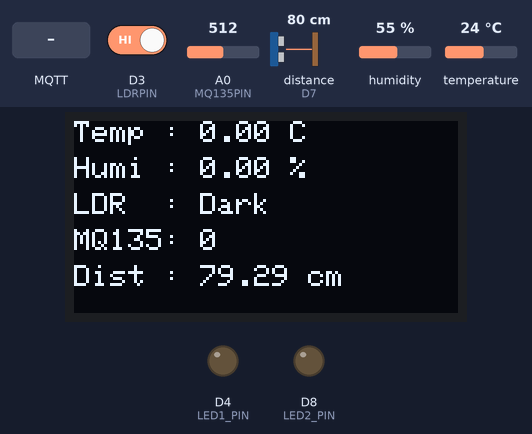
A sketch run on a simulated ESP8266 (NodeMCU). Shown: 128×64 one-colour display, output pins drawn as LEDs (lit = HIGH). Wiring (inferred from the names in the program): ultrasonic range finder: trigger D6; echo D7. Inputs (shaded band) come from the test bench; at power-on: distance to the obstacle (sensor on D7) 80 cm, D3 (LDRPIN) HIGH, humidity 55 %, A0 (MQ135PIN) = 512, temperature 24 °C. The echo pulse lasts 58.3 µs per cm; WiFi joins after 1.5 s; servers stay silent unless stated; random numbers use the default seed unless the sketch sets one; no MQTT or app messages arrive unless stated; pins used as bus, display or sensor lines are not drawn; what the sketch prints to the serial monitor is not drawn.

Above: at 5.9 s.
6.0 s: distance to the obstacle (sensor on D7) set to 17 cm
At 7.1 s:
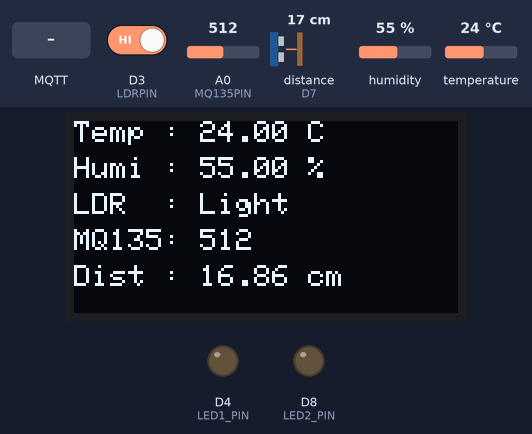
7.8 s: distance to the obstacle (sensor on D7) set to 14 cm
At 8.5 s:
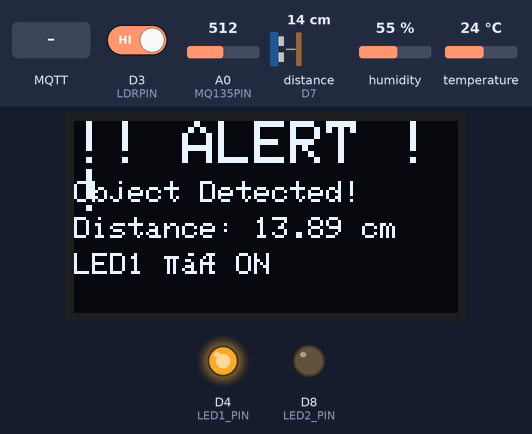
9.3 s: MQTT message "1" arrives on the first subscribed topic
At 10.2 s:
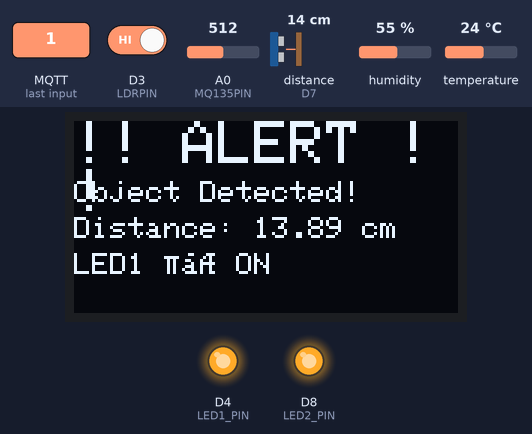
10.8 s: distance to the obstacle (sensor on D7) set to 18 cm
At 11.7 s:
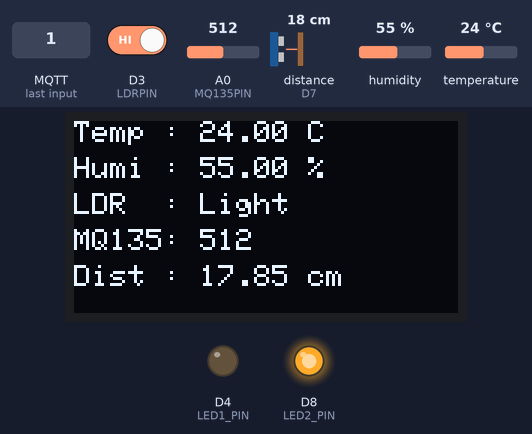
12.3 s: D3 (LDRPIN) driven LOW
At 17.0 s:
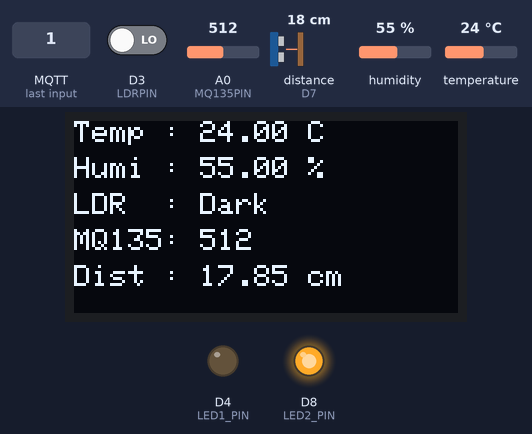
17.3 s: humidity set to 22 %
At 21.3 s:
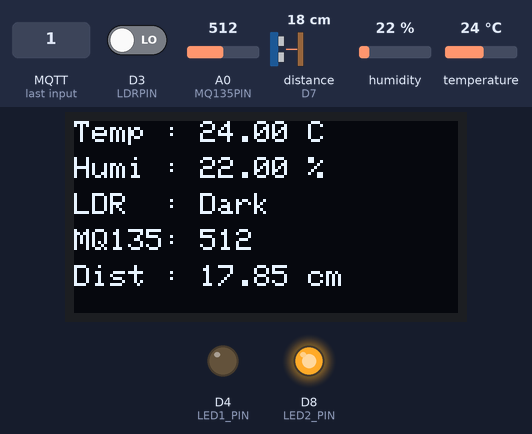
Timing chart, 0 to 22.8 s (numbered marks = the images above; inputs shaded):
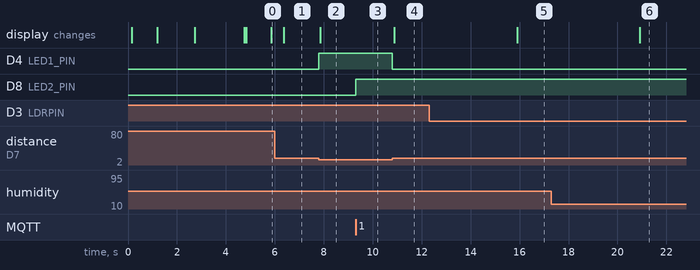

The sketch:

2_iot_project.ino
```cpp
#include <ESP8266WiFi.h>
#include <PubSubClient.h>
#include <DHT.h>
#include <Wire.h>
#include <Adafruit_GFX.h>
#include <Adafruit_SSD1306.h>

// ─────────────────────────────────────────
//  OLED CONFIG
// ─────────────────────────────────────────
#define SCREEN_WIDTH  128
#define SCREEN_HEIGHT  64
#define OLED_RESET     -1
Adafruit_SSD1306 display(SCREEN_WIDTH, SCREEN_HEIGHT, &Wire, OLED_RESET);

// ─────────────────────────────────────────
//  PIN DEFINITIONS
// ─────────────────────────────────────────
#define DHTPIN        D5    // DHT11 Data Pin
#define DHTTYPE       DHT11
#define LDRPIN        D3    // LDR Digital Pin
#define MQ135PIN      A0    // MQ135 Analog Pin
#define TRIG_PIN      D6    // Ultrasonic Trigger
#define ECHO_PIN      D7    // Ultrasonic Echo
#define LED1_PIN      D4    // External LED - Ultrasonic (Active HIGH)
#define LED2_PIN      D8    // External LED - Node-RED Switch Control
// OLED SDA → D2, SCL → D1 (I2C default)

// ─────────────────────────────────────────
//  WIFI & MQTT CONFIG
// ─────────────────────────────────────────
const char* ssid        = "RSMaurya";
const char* password    = "RS8808044818";
const char* mqtt_server = "broker.hivemq.com";

// ─────────────────────────────────────────
//  MQTT TOPICS
// ─────────────────────────────────────────
#define TOPIC_TEMP      "tempNode"
#define TOPIC_HUMI      "humiNode"
#define TOPIC_LDR       "ldrNode"
#define TOPIC_MQ135     "mq135Node"
#define TOPIC_DISTANCE  "distanceNode"
#define TOPIC_LED1      "led1StatusNode"
#define TOPIC_LED2_SUB  "led2ControlNode"

// ─────────────────────────────────────────
//  OBJECTS
// ─────────────────────────────────────────
DHT dht(DHTPIN, DHTTYPE);
WiFiClient espClient;
PubSubClient client(espClient);

long lastMsg    = 0;
long lastOLED   = 0;
bool objectDetected = false;
float lastTemp  = 0;
float lastHumi  = 0;
String lastLDR  = "Dark";
int lastMQ135   = 0;
float lastDist  = 0;

// ─────────────────────────────────────────
//  OLED DISPLAY
// ─────────────────────────────────────────
void updateOLED(bool detected, float dist) {
  display.clearDisplay();
  display.setTextColor(SSD1306_WHITE);

  if (detected) {
    // ── Object Detected Screen ──
    display.setTextSize(2);
    display.setCursor(0, 0);
    display.println("!! ALERT !!");
    display.setTextSize(1);
    display.setCursor(0, 20);
    display.println("Object Detected!");
    display.setCursor(0, 32);
    display.print("Distance: ");
    display.print(dist);
    display.println(" cm");
    display.setCursor(0, 44);
    display.println("LED1 → ON");
  } else {
    // ── Normal Sensor Screen ──
    display.setTextSize(1);
    display.setCursor(0, 0);
    display.print("Temp : ");
    display.print(lastTemp);
    display.println(" C");

    display.setCursor(0, 12);
    display.print("Humi : ");
    display.print(lastHumi);
    display.println(" %");

    display.setCursor(0, 24);
    display.print("LDR  : ");
    display.println(lastLDR);

    display.setCursor(0, 36);
    display.print("MQ135: ");
    display.println(lastMQ135);

    display.setCursor(0, 48);
    display.print("Dist : ");
    display.print(lastDist);
    display.println(" cm");
  }

  display.display();
}

// ─────────────────────────────────────────
//  WIFI SETUP
// ─────────────────────────────────────────
void setup_wifi() {
  delay(10);
  Serial.println();
  Serial.print("📶 Connecting to WiFi: ");
  Serial.println(ssid);

  // Show on OLED
  display.clearDisplay();
  display.setTextSize(1);
  display.setCursor(0, 0);
  display.println("Connecting WiFi...");
  display.println(ssid);
  display.display();

  WiFi.mode(WIFI_STA);
  WiFi.begin(ssid, password);

  int attempts = 0;
  while (WiFi.status() != WL_CONNECTED) {
    delay(500);
    Serial.print(".");
    attempts++;
    if (attempts > 20) {
      Serial.println("\n❌ WiFi Failed! Restarting...");
      ESP.restart();
    }
  }

  Serial.println("\n✅ WiFi Connected!");
  Serial.print("📍 IP: ");
  Serial.println(WiFi.localIP());

  // Show IP on OLED
  display.clearDisplay();
  display.setTextSize(1);
  display.setCursor(0, 0);
  display.println("WiFi Connected!");
  display.setCursor(0, 16);
  display.println(WiFi.localIP());
  display.display();
  delay(2000);
}

// ─────────────────────────────────────────
//  MQTT CALLBACK (Node-RED → ESP)
// ─────────────────────────────────────────
void callback(char* topic, byte* payload, unsigned int length) {
  String message = "";
  for (unsigned int i = 0; i < length; i++) {
    message += (char)payload[i];
  }

  Serial.print("📩 MQTT Received [");
  Serial.print(topic);
  Serial.print("]: ");
  Serial.println(message);

  if (String(topic) == TOPIC_LED2_SUB) {
    if (message == "1" || message == "true" || message == "ON") {
      digitalWrite(LED2_PIN, HIGH);
      Serial.println("💡 LED2 → ON");
    } else {
      digitalWrite(LED2_PIN, LOW);
      Serial.println("💡 LED2 → OFF");
    }
  }
}

// ─────────────────────────────────────────
//  MQTT RECONNECT
// ─────────────────────────────────────────
void reconnect() {
  int tries = 0;
  while (!client.connected()) {
    Serial.print("🔌 Connecting to MQTT...");

    display.clearDisplay();
    display.setTextSize(1);
    display.setCursor(0, 0);
    display.println("Connecting MQTT...");
    display.display();

    String clientId = "ESP8266-" + String(random(0xffff), HEX);

    if (client.connect(clientId.c_str())) {
      Serial.println("✅ MQTT Connected!");
      client.subscribe(TOPIC_LED2_SUB);
      Serial.println("📡 Subscribed: " + String(TOPIC_LED2_SUB));

      display.clearDisplay();
      display.setCursor(0, 0);
      display.println("MQTT Connected!");
      display.display();
      delay(1000);

    } else {
      Serial.print("❌ Failed! rc=");
      Serial.print(client.state());
      Serial.println(" Retry in 3 sec...");
      tries++;
      if (tries > 5) {
        Serial.println("⚠️ Too many failures. Restarting...");
        ESP.restart();
      }
      delay(3000);
    }
  }
}

// ─────────────────────────────────────────
//  ULTRASONIC DISTANCE
// ─────────────────────────────────────────
float getDistance() {
  digitalWrite(TRIG_PIN, LOW);
  delayMicroseconds(2);
  digitalWrite(TRIG_PIN, HIGH);
  delayMicroseconds(10);
  digitalWrite(TRIG_PIN, LOW);

  long duration = pulseIn(ECHO_PIN, HIGH, 30000);
  if (duration == 0) return -1;

  float distance = (duration * 0.034) / 2;
  return distance;
}

// ─────────────────────────────────────────
//  SETUP
// ─────────────────────────────────────────
void setup() {
  Serial.begin(115200);
  delay(100);

  // OLED Init
  Wire.begin(D2, D1); // SDA = D2, SCL = D1
  if (!display.begin(SSD1306_SWITCHCAPVCC, 0x3C)) {
    Serial.println("❌ OLED not found!");
  }
  display.clearDisplay();
  display.setTextSize(1);
  display.setTextColor(SSD1306_WHITE);
  display.setCursor(0, 0);
  display.println("IoT Project 2");
  display.println("Initializing...");
  display.display();
  delay(1000);

  // Sensor & Pin Init
  dht.begin();
  pinMode(LDRPIN,   INPUT);
  pinMode(TRIG_PIN, OUTPUT);
  pinMode(ECHO_PIN, INPUT);
  pinMode(LED1_PIN, OUTPUT);
  pinMode(LED2_PIN, OUTPUT);

  digitalWrite(LED1_PIN, LOW);
  digitalWrite(LED2_PIN, LOW);

  setup_wifi();
  client.setServer(mqtt_server, 1883);
  client.setCallback(callback);

  Serial.println("✅ Setup Done!");
}

// ─────────────────────────────────────────
//  LOOP
// ─────────────────────────────────────────
void loop() {
  if (!client.connected()) {
    reconnect();
  }
  client.loop();

  // ── Ultrasonic Check (every loop - fast response) ──
  float distance = getDistance();
  objectDetected = (distance > 0 && distance <= 15.0);

  if (objectDetected) {
    digitalWrite(LED1_PIN, HIGH);
    Serial.print("🚨 Object Detected! Distance: ");
    Serial.print(distance);
    Serial.println(" cm → LED1 ON");
  } else {
    digitalWrite(LED1_PIN, LOW);
  }

  // ── OLED Update (every 500ms) ──
  long now = millis();
  if (now - lastOLED > 500) {
    lastOLED = now;
    lastDist = distance > 0 ? distance : lastDist;
    updateOLED(objectDetected, distance);
  }

  // ── Sensor Publish (every 5 seconds) ──
  if (now - lastMsg > 5000) {
    lastMsg = now;

    lastTemp  = dht.readTemperature();
    lastHumi  = dht.readHumidity();
    int ldr   = digitalRead(LDRPIN);    // 1=Light, 0=Dark
    lastMQ135 = analogRead(MQ135PIN);   // 0-1024
    float dist_pub = getDistance();

    if (isnan(lastTemp) || isnan(lastHumi)) {
      Serial.println("❌ DHT Sensor Error!");
      return;
    }

    lastLDR = (ldr == 1) ? "Light" : "Dark";

    Serial.print("🌡️ Temp: ");     Serial.print(lastTemp);  Serial.print("°C  ");
    Serial.print("💧 Humi: ");     Serial.print(lastHumi);  Serial.print("%  ");
    Serial.print("💡 LDR: ");      Serial.print(lastLDR);   Serial.print("  ");
    Serial.print("💨 MQ135: ");    Serial.print(lastMQ135); Serial.print("  ");
    Serial.print("📏 Distance: "); Serial.print(dist_pub);  Serial.println(" cm");

    client.publish(TOPIC_TEMP,     String(lastTemp).c_str());
    client.publish(TOPIC_HUMI,     String(lastHumi).c_str());
    client.publish(TOPIC_LDR,      lastLDR.c_str());
    client.publish(TOPIC_MQ135,    String(lastMQ135).c_str());
    client.publish(TOPIC_DISTANCE, String(dist_pub).c_str());
    client.publish(TOPIC_LED1,     objectDetected ? "ON" : "OFF");

    Serial.println("✅ Data Published!");
  }
}
```

Measured:
- the behaviour switches between 16 and 15 cm on distance to the obstacle (sensor on D7) (found by bisection; images 1 and 2)
- after the input at 7.8 s, D4 (LED1_PIN): LOW → HIGH at once; the display: changes after 0.06 s (image 2)
- after the input at 9.3 s, D8 (LED2_PIN): LOW → HIGH at once
- after the input at 10.8 s, D4 (LED1_PIN): HIGH → LOW at once; the display: changes after 0.09 s (image 4)
- after the input at 12.3 s, the display: changes after 3.6 s (image 5)
- after the input at 17.3 s, the display: changes after 3.6 s (image 6)
